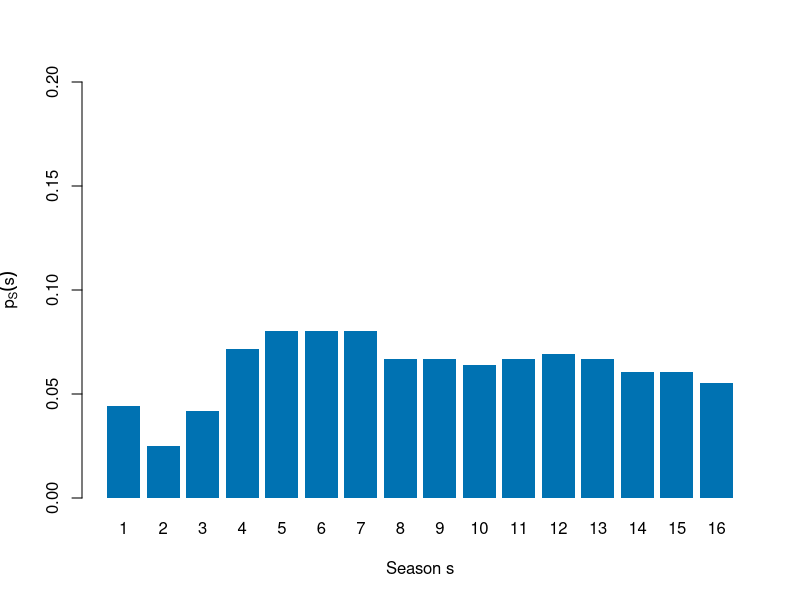
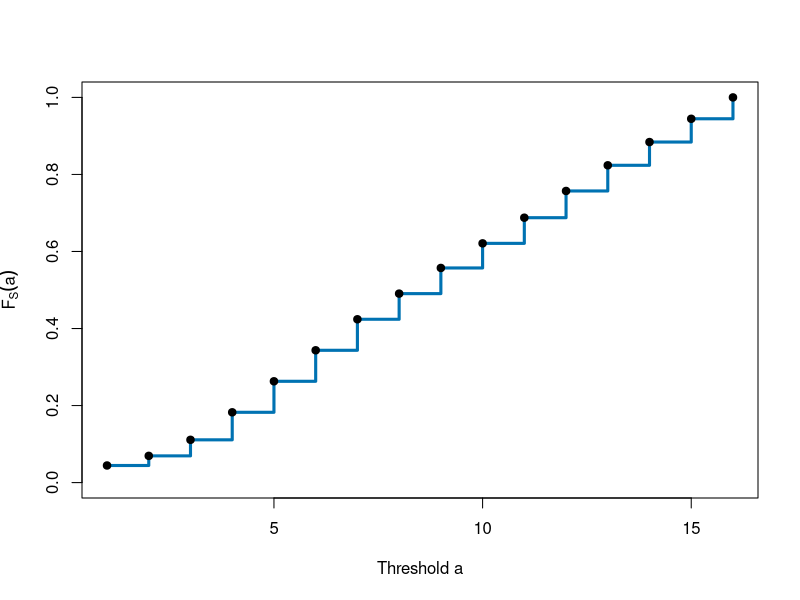

Recreate these plots in R, in order.
## ---- chunk 1
knitr::opts_chunk$set(echo = TRUE, message = FALSE, warning = FALSE,
                      fig.width = 7, fig.height = 4.5)
sharks <- read.csv("data/shark_tank_teaching.csv", stringsAsFactors = FALSE)
p_hat <- mean(sharks$deal_on_show)
season_pmf <- prop.table(table(sharks$season))
## ---- chunk 2
deal_pmf <- prop.table(
  table(factor(sharks$deal_on_show, levels = c(0, 1)))
)
names(deal_pmf) <- c("0: no on-air deal", "1: on-air deal")
deal_pmf
sum(deal_pmf)
## ---- chunk 3
season_pmf
sum(season_pmf)
## ---- chunk 4
barplot(
  season_pmf,
  col = "#0072B2", border = NA,
  xlab = "Season s", ylab = expression(p[S](s)),
  ylim = c(0, 0.20)
)
## ---- chunk 5
s_values <- as.numeric(names(season_pmf))
p_values <- as.numeric(season_pmf)
season_distribution <- data.frame(
  season = s_values,
  pmf = p_values,
  cdf = cumsum(p_values)
)
season_distribution
## ---- chunk 6
plot(
  season_distribution$season, season_distribution$cdf,
  type = "s", lwd = 3, col = "#0072B2",
  xlab = "Threshold a", ylab = expression(F[S](a)),
  ylim = c(0, 1)
)
points(
  season_distribution$season, season_distribution$cdf,
  pch = 19, col = "#000000"
)
## ---- chunk 7
s <- season_distribution$season
p_s <- season_distribution$pmf

c(
  E_X = 0 * (1 - p_hat) + 1 * p_hat,
  E_S_from_pmf = sum(s * p_s),
  observed_mean_season = mean(sharks$season)
)
## ---- chunk 8
c(
  E_S = sum(s * p_s),
  E_S_squared = sum(s^2 * p_s)
)
## ---- chunk 9
w <- sharks$description_words
c(
  mean_words = mean(w),
  empirical_expectation = sum(w * rep(1 / length(w), length(w)))
)
